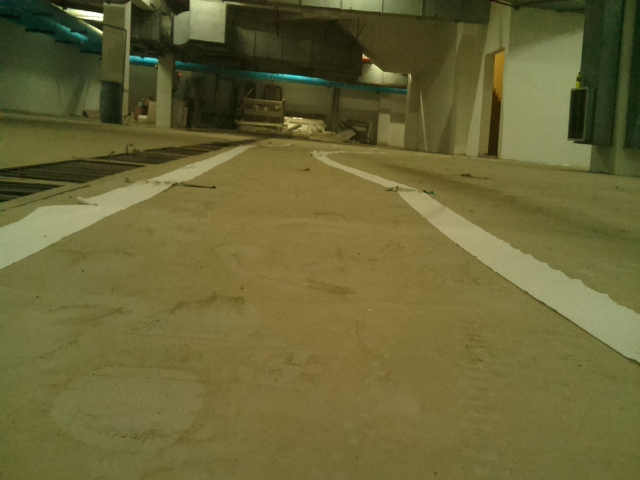
#> input picture Proof-of-concepts/Image Processing/FF0.jpg, 640 x 480 px
$ python -i LaneDetection.py   (imports and definitions only)
#> lines starting #> are read from the running program, lines starting #| are printed output that depends on the picture; after the words box and inside, x2 and y2 are one past the last pixel; in counts of white or black regions, pixels touching at a corner belong together
"""

The following algorithms come to us courtesy of the assignment on Udacity's Self Driving Car Nanodegreeself.

They're being re-incorporated into our code to better understand lanes and extract them.

"""

import matplotlib.pyplot as plt
import matplotlib.image as mpimg
import numpy as np
import cv2
import math
import os
from moviepy.editor import VideoFileClip
from IPython.display import HTML

"""Applies a transform to convert the image into grayscale"""
def grayscale(img):
    return cv2.cvtColor(img, cv2.COLOR_BGR2GRAY)

"""Applies the Canny transform"""
def canny(img, low_threshold, high_threshold):
    return cv2.Canny(img, low_threshold, high_threshold)

"""Applies a Gaussian Noise kernel"""
def gaussian_blur(img, kernel_size):

    return cv2.GaussianBlur(img, (kernel_size, kernel_size), 0)

"""
Applies an image mask.

Only keeps the region of the image defined by the polygon
formed from `vertices`. The rest of the image is set to black.
"""
def region_of_interest(img, vertices):
    #defining a blank mask to start with
    mask = np.zeros_like(img)

    #defining a 3 channel or 1 channel color to fill the mask with depending on the input image
    if len(img.shape) > 2:
        channel_count = img.shape[2]  # i.e. 3 or 4 depending on your image
        ignore_mask_color = (255,) * channel_count
    else:
        ignore_mask_color = 255

    #filling pixels inside the polygon defined by "vertices" with the fill color
    cv2.fillPoly(mask, vertices, ignore_mask_color)

    #returning the image only where mask pixels are nonzero
    masked_image = cv2.bitwise_and(img, mask)
    return masked_image


def draw_lines(img, lines, color=[255, 0, 0], thickness=2):
    """
    NOTE: this is the function you might want to use as a starting point once you want to
    average/extrapolate the line segments you detect to map out the full
    extent of the lane (going from the result shown in raw-lines-example.mp4
    to that shown in P1_example.mp4).

    Think about things like separating line segments by their
    slope ((y2-y1)/(x2-x1)) to decide which segments are part of the left
    line vs. the right line.  Then, you can average the position of each of
    the lines and extrapolate to the top and bottom of the lane.

    This function draws `lines` with `color` and `thickness`.
    Lines are drawn on the image inplace (mutates the image).
    If you want to make the lines semi-transparent, think about combining
    this function with the weighted_img() function below
    """
    for line in lines:
        for x1,y1,x2,y2 in line:
            cv2.line(img, (x1, y1), (x2, y2), color, thickness)

def hough_lines(img, rho, theta, threshold, min_line_len, max_line_gap):
    """
    `img` should be the output of a Canny transform.

    Returns an image with hough lines drawn.
    """
    lines = cv2.HoughLinesP(img, rho, theta, threshold, np.array([]), minLineLength=min_line_len, maxLineGap=max_line_gap)
    line_img = np.zeros((*img.shape, 3), dtype=np.uint8)
    draw_lines(line_img, lines)
    return line_img

# Python 3 has support for cool math symbols.

def weighted_img(img, initial_img, α=0.8, β=1., λ=0.):
    """
    `img` is the output of the hough_lines(), An image with lines drawn on it.
    Should be a blank image (all black) with lines drawn on it.

    `initial_img` should be the image before any processing.

    The result image is computed as follows:

    initial_img * α + img * β + λ
    NOTE: initial_img and img must be the same shape!
    """
    return cv2.addWeighted(initial_img, α, img, β, λ)


def polygon_from_shape(imshape, delta=0.5, d=25):
    """
    `poligon_from_shape` identifies a symmetric poligon (isosceles trapezoid)
    from the bottom of the image
    First, you imagine a triangle where:
    - the base is at the bottom of the picture, with length imshape[1]
    - the heigth "delta" is set (by default=0.5) in the middle of the picture
      but can be moved at the top (delta=0)
      or actually at the bottom (delta=1)
    Second, you want to cut a little triangle
    at the top of the just made bigger one
    - where the length of its heigth is of "d" pixels (default d=25)
    Once cut, you get your centered polygon

    NOTE: Be careful, current version needs a lot of coherence checks
    """

    H = imshape[0] # vertical length
    B = imshape[1] # horizontal length

    # to build a triangle with a vertex in the middle of the picture
    h = H * delta
    myRatio = float(B) / float(h)

    # s, the small half-base of the small tringle
    s = int (d * myRatio / 2.)

    # now, you can draw your four sided polygon to mask
    vertices = np.array([[(0,H),(B/2-s, h+d), (B/2+s, h+d), (B,H)]], dtype=np.int32)
    h_d = h+d
    return vertices, h_d

def lane_from_lines(img,lines2,h_d,h_max):
    """
    `lane_from_lines` return left and rigth lanes
    from red lanes drawn over a black picture (lanes2).
    Also, it needs "h_d" the heigth of the trapezoid
    and "h_max" the total height of the picture.(see the "polygon_from_shape" function)

    NOTE: Be careful, current version needs a coherent polygon_from_shape function

    """
    #creating a blank to draw lines on
    line_image = np.copy(img)*0

    # Extract point
    x1=np.reshape(np.hstack(lines2),[len(lines2),4])[:,0]
    y1=np.reshape(np.hstack(lines2),[len(lines2),4])[:,1]
    x2=np.reshape(np.hstack(lines2),[len(lines2),4])[:,2]
    y2=np.reshape(np.hstack(lines2),[len(lines2),4])[:,3]

    # y = mx + q
    # NOTE: henceforth we work with y axis rolled up-down (x is ok)

    # Check for vertical lines
    m_inf = (x2-x1) == 0

    # Check for horizontal lines
    # m_0 = (y2-y1) == 0

    # set m and q to 0.
    m = x1 * 0.
    q = y1 * 0.

    # m and q will assume a decent value or stay zero
    m[~m_inf] = (y2[~m_inf] - y1[~m_inf]) / (x2[~m_inf] - x1[~m_inf])
    q[~m_inf] =  y2[~m_inf] -  m[~m_inf]  *  x2[~m_inf]

    top_x    = x1 * 0. # if rare and still 0 median should exclude it
    bottom_x = x1 * 0. # if rare and still 0 median should exclude it
    top_x[~m_inf]    = (h_d   - q[~m_inf]) / m[~m_inf]
    bottom_x[~m_inf] = (h_max - q[~m_inf]) / m[~m_inf]

    rigth = m > 0 # the image is rolled up-down!

    # Draw left line
    x1 = int(np.median(bottom_x[~rigth])+0.5) # median is more robust than any mean
    y1 = int(h_max)
    x2 = int(np.median(top_x   [~rigth])+0.5)
    y2 = int(h_d)
    cv2.line(line_image,(x1,y1),(x2,y2),(255,0,0),10)

    # Draw rigth line
    x1 = int(np.median(bottom_x[rigth])+0.5)
    y1 = int(h_max)
    x2 = int(np.median(top_x   [rigth])+0.5)
    y2 = int(h_d)
    cv2.line(line_image,(x1,y1),(x2,y2),(255,0,0),10)

    return line_image


def image_pipeline(image, display=False):
    """
    `image_pipeline` is the mainstream program for testing
    lines detection on single images

    "image" will be / must be a picture

    For displaying (all) intermediate images, set "display" to True

    This function could be improved:
    - automating "triangle cut" dimension "d" to have an intelligent trapezoid
    - weighting segments (with the length of each segment) when calculating medians
    """

    if display:
        # Print out some stats
        print('This image is: ',type(image),'with dimensions:',image.shape)

    # Pull out the x and y sizes and make a copy of the image
    ysize = image.shape[0]
    # xsize = image.shape[1]

    # Grayscale the image
    gray = grayscale(image)

    # Define a kernel size and apply Gaussian smoothing
    kernel_size = 5
    blur_gray = gaussian_blur(gray, kernel_size)

    # Define parameters for Canny and apply
    low_threshold = 80
    high_threshold = 200
    edges = canny (blur_gray, low_threshold, high_threshold)

    # Define the Hough transform parameters
    rho = 1
    theta = np.pi/180
    threshold = 20 # was 20
    min_line_len = 10 #was 10
    max_line_gap = 20 # was 16

    # Run Hough on edge detected image
    line_img = hough_lines(edges, rho, theta, threshold, min_line_len, max_line_gap)

    # Define four sided polygon to mask
    vertices,h_d = polygon_from_shape(line_img.shape, delta=0.5, d=60)

    # Apply the image mask.
    masked_edges = region_of_interest(line_img, vertices)

    # Redo Canny & Hough on the selected line_img
    edges2 = canny (masked_edges, low_threshold, high_threshold)
    lines2 = cv2.HoughLinesP(edges2, rho, theta, threshold, np.array([]), minLineLength=min_line_len, maxLineGap=max_line_gap)

    # Find the two lines (outputs from polygon_from_shape are needed!)
    line_image = lane_from_lines(masked_edges,lines2,h_d,ysize)

    # Draw the lines on the edge image
    combo = cv2.addWeighted(image, 0.8, line_image, 1, 0)

    # Display all the (modified) images
    if display:
        plt.xticks([]), plt.yticks([])  # to hide tick values on X and Y axis
        plt.imshow(image);plt.show()
        plt.xticks([]), plt.yticks([]);plt.imshow(gray, cmap='gray');plt.show()
        plt.xticks([]), plt.yticks([]);plt.imshow(blur_gray, cmap='gray');plt.show()
        plt.xticks([]), plt.yticks([]);plt.imshow(edges, cmap='Greys_r');plt.show()
        plt.imshow(line_img);plt.show()
        plt.imshow(masked_edges);plt.show()
        plt.imshow(edges2, cmap='Greys_r');plt.show()
        plt.imshow(line_image);plt.show()
        plt.xticks([]), plt.yticks([]);plt.imshow(combo);plt.show()

    return combo


# [12 lines not run here, left out]

def process_image(image):
    # NOTE: The output you return should be a color image (3 channel) for processing video below
    # TODO: put your pipeline here,
    # you should return the final output (image with lines are drawn on lanes)
    result = image_pipeline(image)
    return result

"""

Driving main part comes here ...


"""

>>> import cv2
>>> picture = cv2.imread('Image Processing/FF0.jpg')
#> picture is the input picture: shape (480, 640, 3); mean B, G, R 54.4, 100.8, 105.3
>>> result = image_pipeline(picture)
#> in grayscale, `return cv2.cvtColor(img, cv2.COLOR_BGR2GRAY)`:
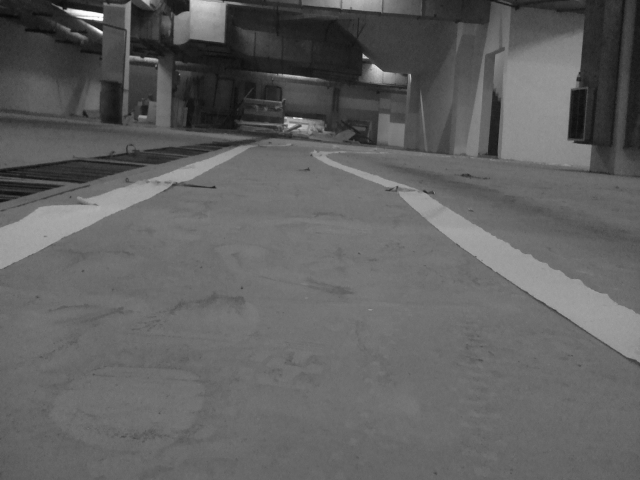
#> returned value: shape (480, 640); min 7, max 254, mean 96.9
#> in canny, `return cv2.Canny(img, low_threshold, high_threshold)`:
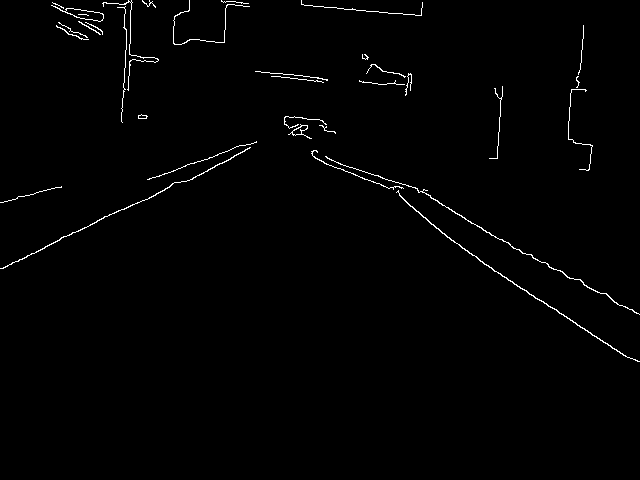
#> returned value: shape (480, 640); 1.1% white in thin lines or dots, all inside (x1, y1, x2, y2) = (0, 0, 640, 362)
#> in hough_lines, `lines = cv2.HoughLinesP(img, rho, theta, threshold, np.array([]), minL..`: lines = 70 rows, first 6: [447, 237, 597, 338], [52, 2, 85, 19], [45, 246, 121, 209], [452, 211, 636, 313], [468, 221, 591, 289], [1, 268, 181, 181]
#> the loop in draw_lines, `for line in lines:` made 70 passes
#> line on passes 1 to 12: [[447, 237, 597, 338]], [[52, 2, 85, 19]], [[45, 246, 121, 209]], [[452, 211, 636, 313]], [[468, 221, 591, 289]], [[1, 268, 181, 181]], [[278, 76, 323, 82]], [[147, 179, 242, 145]], [[301, 4, 421, 15]], [[126, 49, 147, 61]], [[362, 82, 410, 87]], [[323, 162, 398, 191]]
#> after the loop in draw_lines, `for line in lines:`:
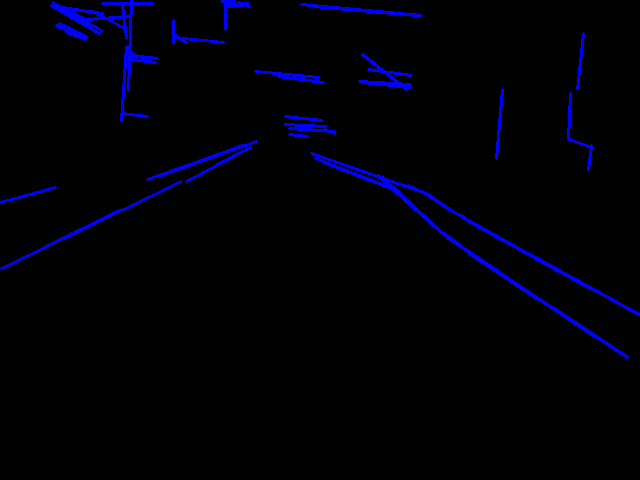
#> img: shape (480, 640, 3); mean of channels 0, 1, 2 7.4, 0, 0; drawn as B, G, R
#> in region_of_interest, `cv2.fillPoly(mask, vertices, ignore_mask_color)`:
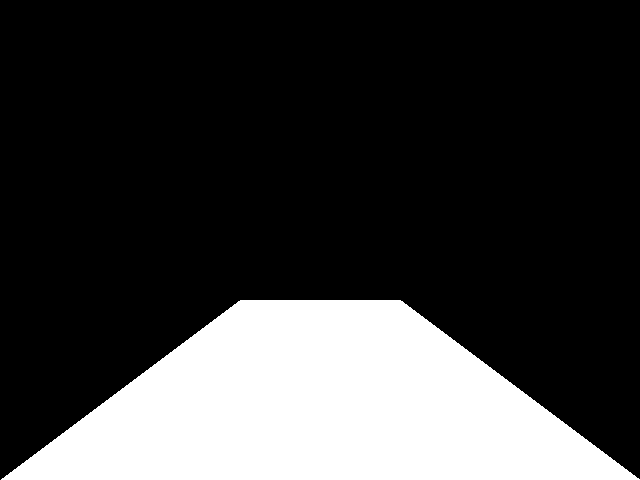
#> mask: shape (480, 640, 3); 23.5% white; 1 white region, box (x1, y1, x2, y2) and area: (1, 300, 640, 480) 72060
#> in region_of_interest, `masked_image = cv2.bitwise_and(img, mask)`: masked_image: shape (480, 640, 3); every value is 0
#> in canny (call 2), `return cv2.Canny(img, low_threshold, high_threshold)`: returned value: shape (480, 640); every value is 0
#> in image_pipeline, `lines2 = cv2.HoughLinesP(edges2, rho, theta, threshold, np.array([]), ..`: lines2 = None
#> (the run stopped early here; a loop or call above may not have finished)
